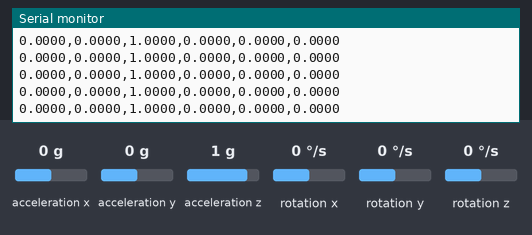
A sketch run on a simulated Arduino Nano 33 BLE. On the bench: the last lines printed to the serial monitor. The test bench sets the inputs (shaded band); at power-on: acceleration x 0 g, acceleration y 0 g, acceleration z 1 g, rotation x 0 °/s, rotation y 0 °/s, rotation z 0 °/s.

Above: at 1.2 s.
1.3 s: acceleration x set to -1.4 g
At 1.8 s:
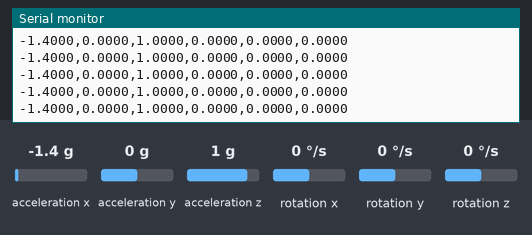
2.8 s: acceleration y set to -1.4 g
At 3.6 s:
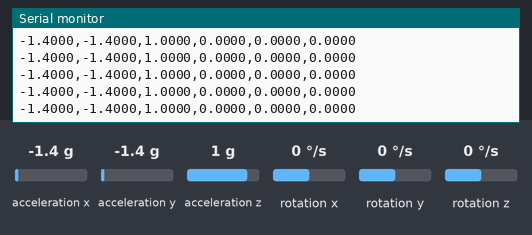
4.3 s: acceleration z set to -1.4 g
At 4.8 s:
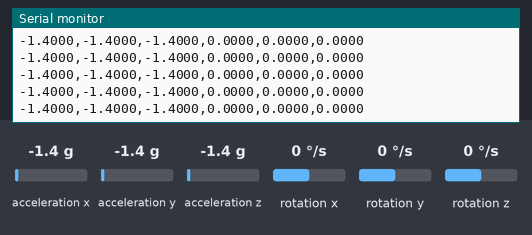
5.8 s: rotation x set to -192 °/s
At 6.3 s:
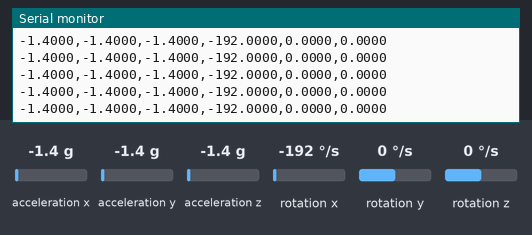
7.3 s: rotation y set to -192 °/s
At 7.8 s:
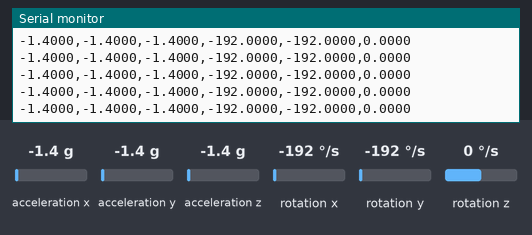

The sketch:

Task_1_Sensor_Interfacing.ino
```cpp
/*
 * Project 1: IMU Motion Data Logger - Task 1: Sensor Interfacing
 * Board: Arduino Nano 33 BLE Rev2 (nRF52840 + BMI270)
*/

#include <Arduino_BMI270_BMM150.h>

void setup() {
  // Initialize serial communication at 115200 baud for fast data transmission
  Serial.begin(115200);
  while (!Serial) {
    // Wait for the serial monitor to open
    delay(10);
  }

  Serial.println("Initializing BMI270 IMU...");

  // Initialize IMU sensor
  if (!IMU.begin()) {
    Serial.println("Failed to initialize IMU! Check hardware or wiring.");
    while (1) {
      // Halt execution if initialization fails
      delay(1000);
    }
  }

  Serial.println("BMI270 initialized successfully!");
  Serial.println("----------------------------------------------------------------");
  Serial.println("Accel_X (g), Accel_Y (g), Accel_Z (g), Gyro_X (dps), Gyro_Y (dps), Gyro_Z (dps)");
}

void loop() {
  float ax, ay, az;
  float gx, gy, gz;

  // Check if new sensor data is available to be read
  if (IMU.accelerationAvailable() && IMU.gyroscopeAvailable()) {

    // Read acceleration values in g's
    IMU.readAcceleration(ax, ay, az);

    // Read gyroscope values in degrees per second (dps)
    IMU.readGyroscope(gx, gy, gz);

    // Print CSV-formatted data to the Serial Monitor
    Serial.print(ax, 4); Serial.print(",");
    Serial.print(ay, 4); Serial.print(",");
    Serial.print(az, 4); Serial.print(",");
    Serial.print(gx, 4); Serial.print(",");
    Serial.print(gy, 4); Serial.print(",");
    Serial.println(gz, 4);
  }

  // Small delay to prevent flooding the serial buffer (adjust as needed for sampling rate tasks later)
  delay(10);
}
```

Measured:
- after the input at 1.3 s, the serial monitor: prints a new line at once (image 1)
- after the input at 2.8 s, the serial monitor: prints a new line at once (image 2)
- after the input at 4.3 s, the serial monitor: prints a new line at once (image 3)
- after the input at 5.8 s, the serial monitor: prints a new line at once (image 4)
- after the input at 7.3 s, the serial monitor: prints a new line at once (image 5)
